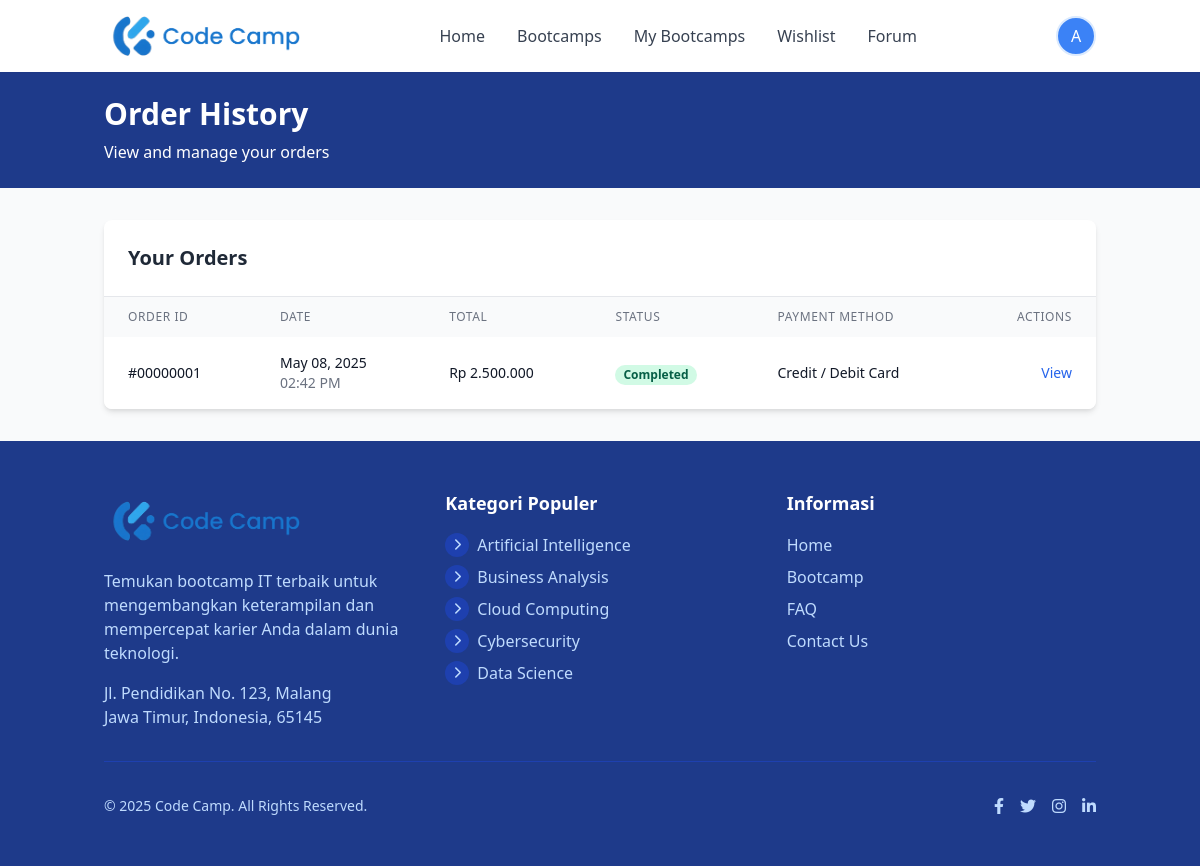
The app's page /index.php?action=my_orders (signed in) with its own data.
### tables this page shows
CREATE TABLE IF NOT EXISTS orders (
    id INT AUTO_INCREMENT PRIMARY KEY,
    order_number VARCHAR(20) NOT NULL UNIQUE,  
    user_id INT NOT NULL,
    total_amount DECIMAL(10, 2) NOT NULL DEFAULT 0.00,  
    discount_amount DECIMAL(10, 2) DEFAULT 0.00,  
    final_amount DECIMAL(10, 2) NOT NULL DEFAULT 0.00,  
    payment_status ENUM('pending', 'completed', 'failed', 'cancelled', 'refunded') DEFAULT 'pending',  
    payment_method VARCHAR(50) DEFAULT NULL,  
    transaction_id VARCHAR(100) DEFAULT NULL,  
    notes TEXT DEFAULT NULL,  
    created_at DATETIME NOT NULL DEFAULT CURRENT_TIMESTAMP,  
    updated_at DATETIME DEFAULT CURRENT_TIMESTAMP ON UPDATE CURRENT_TIMESTAMP,  
    
     
    FOREIGN KEY (user_id) REFERENCES users(id) ON DELETE RESTRICT ON UPDATE CASCADE,
    
     
    INDEX idx_orders_number (order_number),
    INDEX idx_orders_user (user_id),
    INDEX idx_orders_status (payment_status),
    INDEX idx_orders_created (created_at)
);

CREATE TABLE IF NOT EXISTS categories (
    id INT AUTO_INCREMENT PRIMARY KEY,
    name VARCHAR(100) NOT NULL UNIQUE,  
    slug VARCHAR(100) NOT NULL UNIQUE,  
    icon VARCHAR(255) DEFAULT NULL,  
    description TEXT DEFAULT NULL,  
    status ENUM('active', 'inactive') DEFAULT 'active',  
    sort_order INT DEFAULT 0,  
    created_at DATETIME NOT NULL DEFAULT CURRENT_TIMESTAMP,  
    updated_at DATETIME DEFAULT CURRENT_TIMESTAMP ON UPDATE CURRENT_TIMESTAMP,  
    
     
    INDEX idx_categories_slug (slug),
    INDEX idx_categories_status (status),
    INDEX idx_categories_sort (sort_order)
);

### controllers/OrderController.php (called while the page is built, shortened)
<?php
require_once 'models/Order.php';
require_once 'config/database.php';
class OrderController {
    private $order;
    public function __construct() {
        $this->database = new Database();
        $this->db = $this->database->getConnection();
        $this->order = new Order($this->db);
    }
    public function myOrders() {
        $user_id = $_SESSION['user_id'];
        $this->order->user_id = $user_id;
        $page = isset($_GET['page']) ? (int)$_GET['page'] : 1;
        $limit = 10;
        $offset = ($page - 1) * $limit;
        $stmt = $this->order->getUserOrders($limit, $offset);
        $orders = $stmt->fetchAll(PDO::FETCH_ASSOC);
        include_once 'views/order/history.php';
    }
}
?>

### config/database.php (called while the page is built, shortened)
<?php
class Database {
    private $host;
    private $database_name;
    private $username;
    private $password;
    private $charset;
    public function __construct() {
        $this->host = $_ENV['DB_HOST'] ?? 'localhost';
        $this->database_name = $_ENV['DB_NAME'] ?? 'code_camp';
        $this->username = $_ENV['DB_USER'] ?? 'root';
        $this->password = $_ENV['DB_PASS'] ?? 'rahasia';
        $this->charset = 'utf8mb4';
    }
    public function getConnection() {
        $this->conn = null;
        try {
            $dsn = "mysql:host=" . $this->host . ";dbname=" . $this->database_name . ";charset=" . $this->charset;
            $options = [
                PDO::ATTR_ERRMODE => PDO::ERRMODE_EXCEPTION,
                PDO::ATTR_DEFAULT_FETCH_MODE => PDO::FETCH_ASSOC,
                PDO::ATTR_EMULATE_PREPARES => false,
                PDO::MYSQL_ATTR_INIT_COMMAND => "SET NAMES " . $this->charset . " COLLATE utf8mb4_unicode_ci"
            ];
            $this->conn = new PDO($dsn, $this->username, $this->password, $options);
            $this->conn->exec("SET time_zone = '+07:00'");
        } catch(PDOException $exception) {
            error_log("Database connection error: " . $exception->getMessage());
            if ($_ENV['APP_ENV'] === 'production') {
                throw new Exception("Database connection failed");
            } else {
                throw new Exception("Database connection error: " . $exception->getMessage());
            }
        }
        return $this->conn;
    }
}
?>

### models/Order.php (called while the page is built, shortened)
<?php
require_once 'config/database.php';
class Order {
    private $conn;
    private $table_name = "orders";
    public $user_id;
    public function __construct($db) {
        $this->conn = $db;
    }
    public function getUserOrders($limit = 10, $offset = 0) {
        $query = "SELECT * FROM " . $this->table_name . "
                WHERE user_id = ?
                ORDER BY created_at DESC
                LIMIT ? OFFSET ?";
        $stmt = $this->conn->prepare($query);
        $stmt->bindParam(1, $this->user_id);
        $stmt->bindParam(2, $limit, PDO::PARAM_INT);
        $stmt->bindParam(3, $offset, PDO::PARAM_INT);
        $stmt->execute();
        return $stmt;
    }
}
?>

### models/Category.php (called while the page is built, shortened)
<?php
require_once 'config/database.php';
class Category {
    private $conn;
    private $table_name = "categories";
    public function __construct($db) {
        $this->conn = $db;
    }
    public function readAll() {
        $query = "SELECT * FROM " . $this->table_name . " ORDER BY name ASC";
        $stmt = $this->conn->prepare($query);
        $stmt->execute();
        return $stmt;
    }
}
?>

### views/order/history.php (the view, shortened to what this page needs)
<?php
include_once 'views/includes/header.php';
?>
<div class="bg-blue-900 text-white py-6">
    <div class="container mx-auto px-4">
        <h1 class="text-3xl font-bold">Order History</h1>
        <p class="mt-2">View and manage your orders</p>
    </div>
</div>
<div class="container mx-auto px-4 py-8">
    <?php if (empty($orders)): ?>
        <div class="bg-white rounded-lg shadow-md p-8 text-center">
            <div class="text-gray-500 mb-4">
                <i class="fas fa-receipt text-6xl"></i>
            </div>
            <h2 class="text-2xl font-bold text-gray-800 mb-2">No orders yet</h2>
            <p class="text-gray-600 mb-6">You haven't made any purchases yet. Start exploring our bootcamps!</p>
            <a href="index.php?action=bootcamps" class="px-6 py-3 bg-blue-600 text-white font-medium rounded-md hover:bg-blue-700 transition-colors inline-block">
                Browse Bootcamps
            </a>
        </div>
    <?php else: ?>
        <div class="bg-white rounded-lg shadow-md overflow-hidden">
            <div class="p-6 border-b">
                <h2 class="text-xl font-bold text-gray-800">Your Orders</h2>
            </div>
            <div class="overflow-x-auto">
                <table class="min-w-full">
                    <thead class="bg-gray-50">
                        <tr>
                            <th scope="col" class="px-6 py-3 text-left text-xs font-medium text-gray-500 uppercase tracking-wider">
                                Order ID
                            </th>
                            <th scope="col" class="px-6 py-3 text-left text-xs font-medium text-gray-500 uppercase tracking-wider">
                                Date
                            </th>
                            <th scope="col" class="px-6 py-3 text-left text-xs font-medium text-gray-500 uppercase tracking-wider">
                                Total
                            </th>
                            <th scope="col" class="px-6 py-3 text-left text-xs font-medium text-gray-500 uppercase tracking-wider">
                                Status
                            </th>
                            <th scope="col" class="px-6 py-3 text-left text-xs font-medium text-gray-500 uppercase tracking-wider">
                                Payment Method
                            </th>
                            <th scope="col" class="px-6 py-3 text-right text-xs font-medium text-gray-500 uppercase tracking-wider">
                                Actions
                            </th>
                        </tr>
                    </thead>
                    <tbody class="bg-white divide-y divide-gray-200">
                        <?php foreach ($orders as $order): ?>
                            <tr>
                                <td class="px-6 py-4 whitespace-nowrap">
                                    <div class="text-sm font-medium text-gray-900">
                                        #<?php echo str_pad($order['id'], 8, '0', STR_PAD_LEFT); ?>
                                    </div>
                                </td>
                                <td class="px-6 py-4 whitespace-nowrap">
                                    <div class="text-sm text-gray-900">
                                        <?php echo date('M d, Y', strtotime($order['created_at'])); ?>
                                    </div>
                                    <div class="text-sm text-gray-500">
                                        <?php echo date('h:i A', strtotime($order['created_at'])); ?>
                                    </div>
                                </td>
                                <td class="px-6 py-4 whitespace-nowrap">
                                    <div class="text-sm text-gray-900 font-medium">
                                        Rp <?php echo number_format($order['total_amount'], 0, ',', '.'); ?>
                                    </div>
                                </td>
                                <td class="px-6 py-4 whitespace-nowrap">
                                    <?php
                                    $status_class = '';
                                    switch ($order['payment_status']) {
                                        case 'completed':
                                            $status_class = 'bg-green-100 text-green-800';
                                            $status_text = 'Completed';
                                            break;
                                    }
                                    ?>
                                    <span class="px-2 inline-flex text-xs leading-5 font-semibold rounded-full <?php echo $status_class; ?>">
                                        <?php echo $status_text; ?>
                                    </span>
                                </td>
                                <td class="px-6 py-4 whitespace-nowrap text-sm text-gray-900">
                                    <?php
                                    switch ($order['payment_method']) {
                                        case 'credit_card':
                                            echo 'Credit / Debit Card';
                                            break;
                                    }
                                    ?>
                                </td>
                                <td class="px-6 py-4 whitespace-nowrap text-right text-sm font-medium">
                                    <a href="index.php?action=order_detail&id=<?php echo $order['id']; ?>" class="text-blue-600 hover:text-blue-900">
                                        View
                                    </a>
                                </td>
                            </tr>
                        <?php endforeach; ?>
                    </tbody>
                </table>
            </div>
        </div>
    <?php endif; ?>
</div>
<?php
include_once 'views/includes/footer.php';
?>

### views/includes/footer.php (shortened to what this page needs)
<?php
if (!isset($categories)) {
    require_once (isset($base_url) ? $base_url : '') . 'config/database.php';
    require_once (isset($base_url) ? $base_url : '') . 'models/Category.php';
    $database = new Database();
    $db = $database->getConnection();
    $category = new Category($db);
    $categoryStmt = $category->readAll();
    $categories = $categoryStmt->fetchAll(PDO::FETCH_ASSOC);
}
?>
    <footer class="bg-blue-900 text-white">
        <div class="container mx-auto px-4 py-12">
            <div class="grid grid-cols-1 md:grid-cols-3 gap-8">
                <div>
                    <div class="flex items-center mb-4">
                        <img src="<?php echo isset($base_url) ? $base_url : ''; ?>assets/images/logo.png" alt="Logo" class="h-16 hidden md:block">
                    </div>
                    <p class="text-blue-200 mb-4">Temukan bootcamp IT terbaik untuk mengembangkan keterampilan dan mempercepat karier Anda dalam dunia teknologi.</p>
                    <p class="text-blue-200">Jl. Pendidikan No. 123, Malang<br>Jawa Timur, Indonesia, 65145</p>
                </div>
                <div>
                    <h3 class="text-lg font-bold mb-4">Kategori Populer</h3>
                    <ul class="space-y-2">
                        <?php foreach (array_slice($categories, 0, 5) as $category): ?>
                            <li class="flex items-center">
                                <div class="w-6 h-6 mr-2 bg-blue-800 rounded-full flex items-center justify-center">
                                    <?php
                                    $icon_path = null;
                                    if ($icon_path): ?>
                                        <img src="<?php echo $icon_path; ?>" alt="<?php echo htmlspecialchars($category['name']); ?>" class="w-4 h-4 object-contain filter brightness-0 invert">
                                    <?php else: ?>
                                        <i class="fas fa-chevron-right text-blue-200 text-xs"></i>
                                    <?php endif; ?>
                                </div>
                                <a href="<?php echo isset($base_url) ? $base_url : ''; ?>index.php?action=bootcamp_category&id=<?php echo $category['id']; ?>" class="text-blue-200 hover:text-white transition-colors">
                                    <?php echo htmlspecialchars($category['name']); ?>
                                </a>
                            </li>
                        <?php endforeach; ?>
                    </ul>
                </div>
                <div>
                    <h3 class="text-lg font-bold mb-4">Informasi</h3>
                    <ul class="space-y-2">
                        <li><a href="<?php echo isset($base_url) ? $base_url : ''; ?>index.php" class="text-blue-200 hover:text-white">Home</a></li>
                        <li><a href="<?php echo isset($base_url) ? $base_url : ''; ?>index.php?action=bootcamps" class="text-blue-200 hover:text-white">Bootcamp</a></li>
                        <li><a href="#" class="text-blue-200 hover:text-white">FAQ</a></li>
                        <li><a href="#" class="text-blue-200 hover:text-white">Contact Us</a></li>
                    </ul>
                </div>
            </div>
            <div class="border-t border-blue-800 mt-8 pt-8 flex flex-col md:flex-row justify-between items-center">
                <p class="text-blue-200 text-sm">&copy; 2025 Code Camp. All Rights Reserved.</p>
                <div class="flex space-x-4 mt-4 md:mt-0">
                    <a href="#" class="text-blue-200 hover:text-white">
                        <i class="fab fa-facebook-f"></i>
                    </a>
                    <a href="#" class="text-blue-200 hover:text-white">
                        <i class="fab fa-twitter"></i>
                    </a>
                    <a href="#" class="text-blue-200 hover:text-white">
                        <i class="fab fa-instagram"></i>
                    </a>
                    <a href="#" class="text-blue-200 hover:text-white">
                        <i class="fab fa-linkedin-in"></i>
                    </a>
                </div>
            </div>
        </div>
    </footer>
</body>
</html>

### assets/css/custom.css (style rules this page uses)
body { font-family: 'Inter', sans-serif; }

### records on screen
orders: id "00000001", created_at "May 08, 2025", created_at "02:42 PM", total_amount "2.500.000", payment_status "Completed", payment_method "Credit / Debit Card"
categories: name "Artificial Intelligence"
categories: name "Business Analysis"
categories: name "Cloud Computing"
categories: name "Cybersecurity"
categories: name "Data Science"

### other values on screen
substr($user_name, 0, 1) "A"
